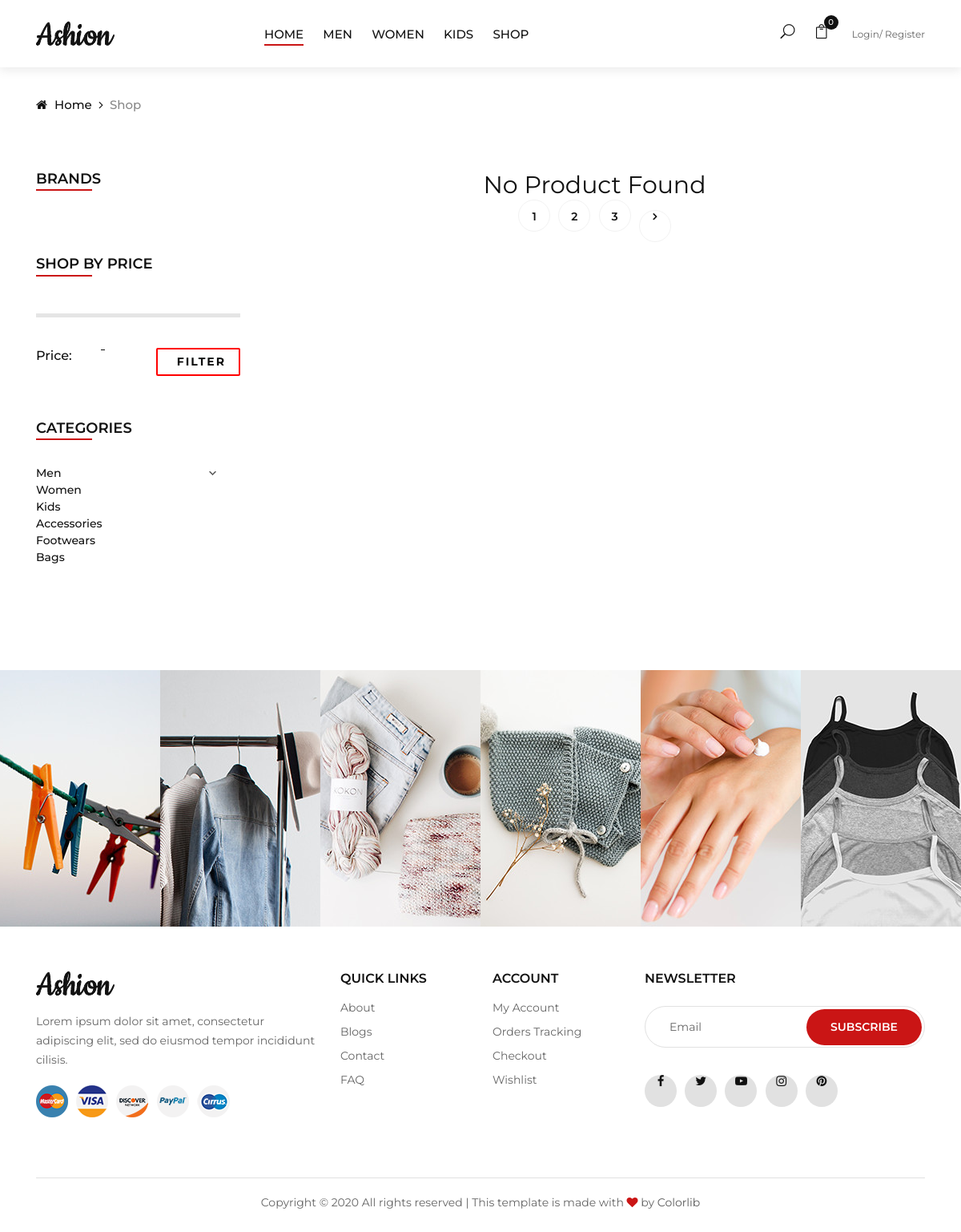
Page /sub-category.php on the committed database.
### tables this page shows
CREATE TABLE IF NOT EXISTS `category` (
  `id` int(11) NOT NULL AUTO_INCREMENT,
  `categoryName` varchar(255) DEFAULT NULL,
  `categoryDescription` longtext,
  `creationDate` timestamp NOT NULL DEFAULT CURRENT_TIMESTAMP,
  `updationDate` varchar(255) DEFAULT NULL,
  PRIMARY KEY (`id`)
);

### sub-category.php (the view, shortened to what this page needs)
<?php
include('includes/config.php');
$cid=intval($_GET['scid']);
?>
<head>
    <link rel="stylesheet" href="css/bootstrap.min.css" type="text/css">
    <link rel="stylesheet" href="css/font-awesome.min.css" type="text/css">
    <link rel="stylesheet" href="css/elegant-icons.css" type="text/css">
    <link rel="stylesheet" href="css/jquery-ui.min.css" type="text/css">
    <link rel="stylesheet" href="css/magnific-popup.css" type="text/css">
    <link rel="stylesheet" href="css/owl.carousel.min.css" type="text/css">
    <link rel="stylesheet" href="css/slicknav.min.css" type="text/css">
    <link rel="stylesheet" href="css/style.css" type="text/css">
</head>
<body>
    <?php include('includes/header.php');?>
    <div class="breadcrumb-option">
        <div class="container">
            <div class="row">
                <div class="col-lg-12">
                    <div class="breadcrumb__links">
                        <a href="./index.html"><i class="fa fa-home"></i> Home</a>
                        <span>Shop</span>
                    </div>
                </div>
            </div>
        </div>
    </div>
    <section class="shop spad">
        <div class="container">
            <div class="row">
                <div class="col-lg-3 col-md-3">
                    <div class="shop__sidebar">
					<div class="sidebar__categories">
                            <div class="section-title">
                                <h4>Brands</h4>
                            </div>
						</div>
                        <div class="sidebar__filter">
                            <div class="section-title">
                                <h4>Shop by price</h4>
                            </div>
                            <div class="filter-range-wrap">
                                <div class="price-range ui-slider ui-corner-all ui-slider-horizontal ui-widget ui-widget-content"
                                data-min="33" data-max="99"></div>
                                <div class="range-slider">
                                    <div class="price-input">
                                        <p>Price:</p>
                                        <input type="text" id="minamount">
                                        <input type="text" id="maxamount">
                                    </div>
                                </div>
                            </div>
                            <a href="#">Filter</a>
                        </div>
						<div class="sidebar__categories">
                            <div class="section-title">
                                <h4>Categories</h4>
                            </div>
                            <div class="categories__accordion">
                                <div class="accordion" id="accordionExample">
                                    <div class="card">
                                        <div class="card-heading">
                                        <?php $sql=mysqli_query($con,"select * from category");
while($row=mysqli_fetch_array($sql))
{
	?>
	<a href="category.php?cid=<?php echo $row['id'];?>"><?php echo $row['categoryName'];?></a>
                <?php }?>
                                        </div>
                                    </div>
                                </div>
                            </div>
                        </div>
                    </div>
                </div>
                <div class="col-lg-9 col-md-9">
                    <div class="row">
			<?php
			$ret=mysqli_query($con,"select products.*,category.categoryName as cat from products join category on category.id=products.category where subCategory='$cid'");
			$num=mysqli_num_rows($ret);
			if($num>0)
			{
			while ($row=mysqli_fetch_array($ret))
			{?>
	      <div class="col-lg-4 col-md-6">
                        <div class="product__item">
                    <div class="product__item__pic set-bg" data-setbg="img/product/product-1.jpg">
                        <div class="label new"><?php echo htmlentities($row['cat']);?></div>
                        <ul class="product__hover">
                            <li><a href="img/product/product-1.jpg" class="image-popup"><span class="arrow_expand"></span></a></li>
                            <li><a href="#"><span class="icon_heart_alt"></span></a></li>
                            <li><a href="index.php?page=product&action=add&id=<?php echo $row['id']; ?>"><span class="icon_bag_alt"></span></a></li>
                        </ul>
                    </div>
                    <div class="product__item__text">
                        <h6><a href="product-details.php?pid=<?php echo htmlentities($row['id']);?>"><?php echo htmlentities($row['productName']);?></a></h6>
                        <div class="rating">
                            <i class="fa fa-star"></i>
                            <i class="fa fa-star"></i>
                            <i class="fa fa-star"></i>
                            <i class="fa fa-star"></i>
                            <i class="fa fa-star"></i>
                        </div>
                        <div class="product__price">₦  <?php echo htmlentities($row['productPrice']);?></div>
                    </div>
                </div>
                        </div>
						<?php } }  else {?>
						<div class="container" style="text-align: center"> <h3>No Product Found</h3>
				</div>
		</div>
		<?php } ?>
        <div class="col-lg-12 text-center">
                            <div class="pagination__option">
                                <a href="#">1</a>
                                <a href="#">2</a>
                                <a href="#">3</a>
                                <a href="#"><i class="fa fa-angle-right"></i></a>
                            </div>
					</div>
			</div>
    </section>
    <div class="instagram">
        <div class="container-fluid">
            <div class="row">
                <div class="col-lg-2 col-md-4 col-sm-4 p-0">
                    <div class="instagram__item set-bg" data-setbg="img/instagram/insta-1.jpg">
                    </div>
                </div>
                <div class="col-lg-2 col-md-4 col-sm-4 p-0">
                    <div class="instagram__item set-bg" data-setbg="img/instagram/insta-2.jpg">
                    </div>
                </div>
                <div class="col-lg-2 col-md-4 col-sm-4 p-0">
                    <div class="instagram__item set-bg" data-setbg="img/instagram/insta-3.jpg">
                    </div>
                </div>
                <div class="col-lg-2 col-md-4 col-sm-4 p-0">
                    <div class="instagram__item set-bg" data-setbg="img/instagram/insta-4.jpg">
                    </div>
                </div>
                <div class="col-lg-2 col-md-4 col-sm-4 p-0">
                    <div class="instagram__item set-bg" data-setbg="img/instagram/insta-5.jpg">
                    </div>
                </div>
                <div class="col-lg-2 col-md-4 col-sm-4 p-0">
                    <div class="instagram__item set-bg" data-setbg="img/instagram/insta-6.jpg">
                    </div>
                </div>
            </div>
        </div>
    </div>
    <footer class="footer">
        <div class="container">
            <div class="row">
                <div class="col-lg-4 col-md-6 col-sm-7">
                    <div class="footer__about">
                        <div class="footer__logo">
                            <a href="./index.html"><img src="img/logo.png" alt=""></a>
                        </div>
                        <p>Lorem ipsum dolor sit amet, consectetur adipiscing elit, sed do eiusmod tempor incididunt
                        cilisis.</p>
                        <div class="footer__payment">
                            <a href="#"><img src="img/payment/payment-1.png" alt=""></a>
                            <a href="#"><img src="img/payment/payment-2.png" alt=""></a>
                            <a href="#"><img src="img/payment/payment-3.png" alt=""></a>
                            <a href="#"><img src="img/payment/payment-4.png" alt=""></a>
                            <a href="#"><img src="img/payment/payment-5.png" alt=""></a>
                        </div>
                    </div>
                </div>
                <div class="col-lg-2 col-md-3 col-sm-5">
                    <div class="footer__widget">
                        <h6>Quick links</h6>
                        <ul>
                            <li><a href="#">About</a></li>
                            <li><a href="#">Blogs</a></li>
                            <li><a href="#">Contact</a></li>
                            <li><a href="#">FAQ</a></li>
                        </ul>
                    </div>
                </div>
                <div class="col-lg-2 col-md-3 col-sm-4">
                    <div class="footer__widget">
                        <h6>Account</h6>
                        <ul>
                            <li><a href="#">My Account</a></li>
                            <li><a href="#">Orders Tracking</a></li>
                            <li><a href="#">Checkout</a></li>
                            <li><a href="#">Wishlist</a></li>
                        </ul>
                    </div>
                </div>
                <div class="col-lg-4 col-md-8 col-sm-8">
                    <div class="footer__newslatter">
                        <h6>NEWSLETTER</h6>
                        <form action="#">
                            <input type="text" placeholder="Email">
                            <button type="submit" class="site-btn">Subscribe</button>
                        </form>
                        <div class="footer__social">
                            <a href="#"><i class="fa fa-facebook"></i></a>
                            <a href="#"><i class="fa fa-twitter"></i></a>
                            <a href="#"><i class="fa fa-youtube-play"></i></a>
                            <a href="#"><i class="fa fa-instagram"></i></a>
                            <a href="#"><i class="fa fa-pinterest"></i></a>
                        </div>
                    </div>
                </div>
            </div>
            <div class="row">
                <div class="col-lg-12">
                    <div class="footer__copyright__text">
                        <p>Copyright &copy; <script>document.write(new Date().getFullYear());</script> All rights reserved | This template is made with <i class="fa fa-heart" aria-hidden="true"></i> by <a href="https://colorlib.com" target="_blank">Colorlib</a></p>
                    </div>
                </div>
            </div>
        </div>
    </footer>
</body>
</html>

### includes/header.php (shortened to what this page needs)
    <header class="header">
        <div class="container-fluid">
            <div class="row">
                <div class="col-xl-3 col-lg-2">
                    <div class="header__logo">
                        <a href="./index.html"><img src="img/logo.png" alt=""></a>
                    </div>
                </div>
                <div class="col-xl-6 col-lg-7">
                    <nav class="header__menu">
                        <ul>
                            <li class="active"><a href="index.php">Home</a></li>
                            <?php $sql=mysqli_query($con,"select id,categoryName  from category limit 3");
while($row=mysqli_fetch_array($sql))
{
    ?>
                            <li><a href="category.php?cid=<?php echo $row['id'];?>"><?php echo $row['categoryName'];?></a></li>
                            <?php } ?>
                            <li><a href="shop.php">Shop</a></li>
                        </ul>
                    </nav>
                </div>
                <div class="col-lg-3">
                    <div class="header__right">
                        <ul class="header__right__widget">
                            <li><span class="icon_search search-switch"></span></li>
                            <li><a href="my-cart.php"><span class="icon_bag_alt"></span>
                            <?php
if(!empty($_SESSION['cart'])){
	?>
                                <div class="tip"><?php echo $_SESSION['qnty'];?></div>
<?php }else  {?>
                                    <div class="tip">0</div>
                                    <?php }?>
                            </a></li>
                        </ul>
                        <div class="header__right__auth">
                  <?php if(strlen($_SESSION['login'])==0)
    {   ?>
                            <a href="login.php">Login/ Register</a>
                            <?php }
else{ ?>
                         <a href="logout.php">Logout</a>
                         <?php } ?>
                        </div>
                    </div>
                </div>
            </div>
        </div>
    </header>

### rows in the picture
category: categoryName "MEN", categoryName "Men"
category: categoryName "WOMEN", categoryName "Women"
category: categoryName "KIDS", categoryName "Kids"
category: categoryName "Accessories"
category: categoryName "Footwears"
category: categoryName "Bags"
